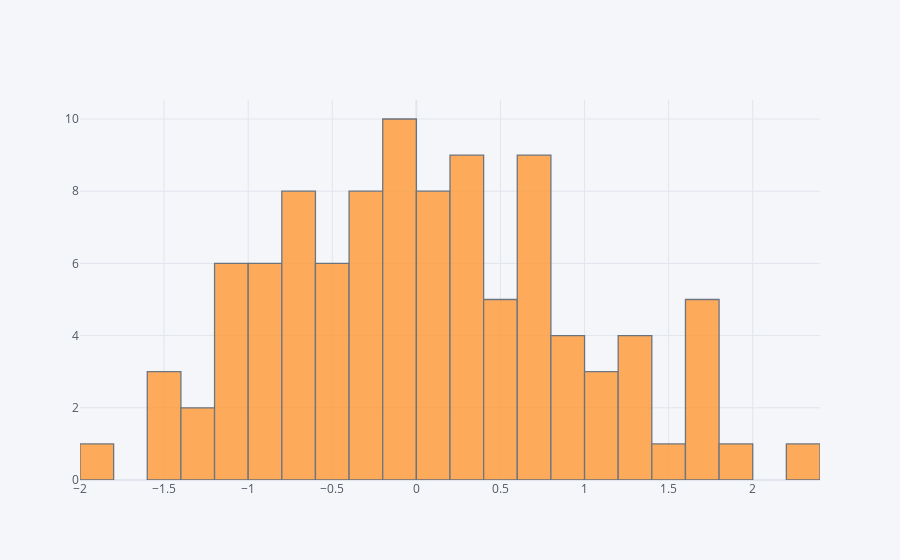

Notebook cell for this chart:
### Markdown cell above
## histogram

### Code cell
df['A'].iplot(kind='hist',bins=25)

### Figure 1 — Plotly figure (JSON) as saved in the notebook; plotly's stock layout.template omitted (floating-point values rounded to 4 significant figures)
{"data": [{"histfunc": "count", "histnorm": "", "marker": {"color": "rgba(255, 153, 51, 1.0)", "line": {"color": "#4D5663", "width": 1.3}}, "name": "A", "nbinsx": 25, "opacity": 0.8, "orientation": "v", "type": "histogram", "x": [-0.2871, -0.4966, 0.04782, -0.9289, -0.4435, 0.9625, 0.6596, -1.122, -0.1125, 0.8635, -1.009, -1.484, 0.224, 0.03411, -0.1436, -0.02367, 0.3646, -1.084, 1.026, 0.5752, 0.4525, -1.288, -0.6355, -0.9249, 1.594, 1.383, 0.6995, 0.74, -0.7145, -0.2007, 0.5351, 0.3658, -0.2354, -0.6897, 0.2156, -0.2208, 1.645, -0.6361, -0.09857, 0.9981, 0.09271, -0.009554, -0.72, -1.806, 1.029, -0.6129, -1.196, 0.6573, 1.212, -0.9405, -1.085, 1.068, 1.71, 0.09116, 0.2827, -0.7874, 0.1487, 0.08554, 0.7661, -0.5728, -1.538, -0.1969, -0.1909, -0.8781, 0.7603, -0.2527, 0.7096, -0.6526, -1.475, 1.672, -0.1242, 0.3261, 0.1869, -0.3249, 1.751, 1.885, -0.8039, 0.1579, 1.69, -0.04393, -0.3991, 0.3106, -1.192, 0.5721, 0.6126, -0.4438, -1.302, -0.5487, -0.9101, -0.06217, 1.289, 0.8423, 1.374, 0.6539, 0.5917, 2.206, -0.3487, 0.2029, 0.2073, -0.5764]}], "layout": {"autosize": true, "barmode": "overlay", "legend": {"bgcolor": "#F5F6F9", "font": {"color": "#4D5663"}}, "paper_bgcolor": "#F5F6F9", "plot_bgcolor": "#F5F6F9", "title": {"font": {"color": "#4D5663"}}, "xaxis": {"autorange": true, "gridcolor": "#E1E5ED", "range": [-2.0, 2.4], "showgrid": true, "tickfont": {"color": "#4D5663"}, "title": {"font": {"color": "#4D5663"}, "text": ""}, "type": "linear", "zerolinecolor": "#E1E5ED"}, "yaxis": {"autorange": true, "gridcolor": "#E1E5ED", "range": [0, 10.53], "showgrid": true, "tickfont": {"color": "#4D5663"}, "title": {"font": {"color": "#4D5663"}, "text": ""}, "zerolinecolor": "#E1E5ED"}}}
